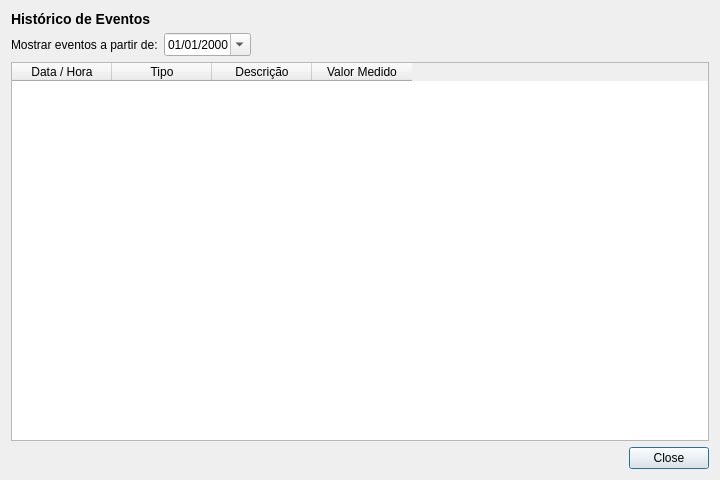
<?xml version="1.0" encoding="UTF-8"?>
<ui version="4.0">
 <class>HistoricoDialog</class>
 <widget class="QDialog" name="HistoricoDialog">
  <property name="geometry">
   <rect>
    <x>0</x>
    <y>0</y>
    <width>720</width>
    <height>480</height>
   </rect>
  </property>
  <property name="windowTitle">
   <string>Histórico de Eventos</string>
  </property>
  <property name="modal">
   <bool>true</bool>
  </property>
  <layout class="QVBoxLayout" name="layout_principal">

   <item>
    <widget class="QLabel" name="lbl_titulo">
     <property name="text">
      <string>Histórico de Eventos</string>
     </property>
     <property name="styleSheet">
      <string notr="true">font-weight: bold; font-size: 14px;</string>
     </property>
    </widget>
   </item>

   <item>
    <layout class="QHBoxLayout" name="layout_filtro_historico">
     <item>
      <widget class="QLabel" name="lbl_filtro_historico">
       <property name="text">
        <string>Mostrar eventos a partir de:</string>
       </property>
      </widget>
     </item>
     <item>
      <widget class="QDateEdit" name="date_filtro_historico">
       <property name="calendarPopup">
        <bool>true</bool>
       </property>
       <property name="displayFormat">
        <string>dd/MM/yyyy</string>
       </property>
      </widget>
     </item>
     <item>
      <spacer name="spacer_filtro_historico">
       <property name="orientation">
        <enum>Qt::Horizontal</enum>
       </property>
       <property name="sizeHint" stdset="0">
        <size>
         <width>40</width>
         <height>20</height>
        </size>
       </property>
      </spacer>
     </item>
    </layout>
   </item>

   <item>
    <widget class="QTableWidget" name="table_historico">
     <property name="alternatingRowColors">
      <bool>true</bool>
     </property>
     <property name="columnCount">
      <number>4</number>
     </property>
     <property name="editTriggers">
      <set>QAbstractItemView::NoEditTriggers</set>
     </property>
     <property name="selectionBehavior">
      <enum>QAbstractItemView::SelectRows</enum>
     </property>
     <column>
      <property name="text">
       <string>Data / Hora</string>
      </property>
     </column>
     <column>
      <property name="text">
       <string>Tipo</string>
      </property>
     </column>
     <column>
      <property name="text">
       <string>Descrição</string>
      </property>
     </column>
     <column>
      <property name="text">
       <string>Valor Medido</string>
      </property>
     </column>
    </widget>
   </item>

   <item>
    <widget class="QDialogButtonBox" name="buttonBox">
     <property name="orientation">
      <enum>Qt::Horizontal</enum>
     </property>
     <property name="standardButtons">
      <set>QDialogButtonBox::Close</set>
     </property>
    </widget>
   </item>

  </layout>
 </widget>
 <resources/>
 <connections/>
</ui>
